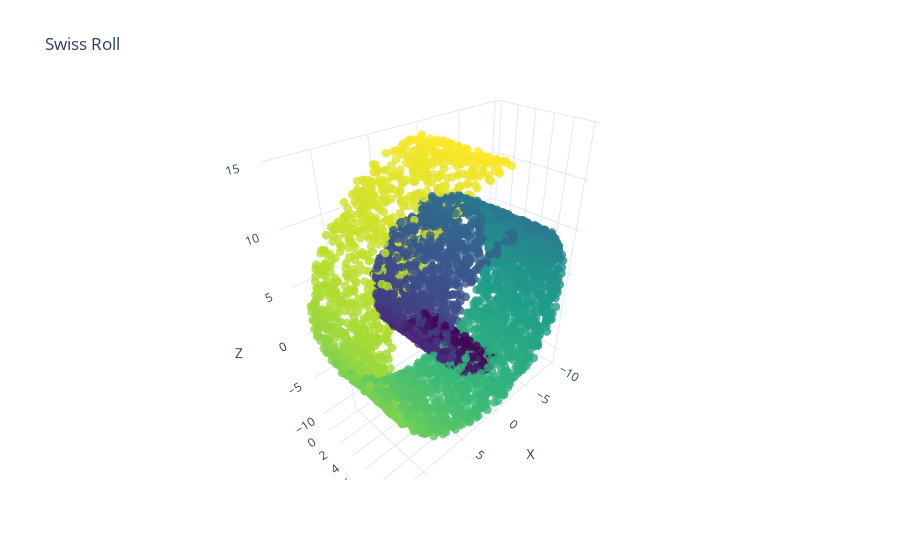

The code cell stored with this chart in its notebook:
### Markdown cell above
### Generating and Plotting 2D Swiss roll in 3D

### Code cell
from src.generate_data import generate_dataset
from src.make_plots import plot_swiss_roll_3d

# Step 1: Generate swiss roll
data = generate_dataset(
    name="swiss_roll",
    n_samples=5000,
    embed_dim=3,        # We want 2D swiss roll in 3D
    noise_sigma=0.1,
    random_state=42,
)

X = data["X"]   # (5000, 3)
u = data["u"]   # (5000,) parameter, nice for coloring

# Step 2: Plot swiss roll
fig = plot_swiss_roll_3d(X, color=u, title="Swiss Roll")
fig.show()

### Figure 1 — Plotly figure (JSON) as saved in the notebook; plotly's stock layout.template omitted (floating-point values rounded to 4 significant figures; data arrays with more than 128 entries replaced by an {"elided": "..."} marker saying what was removed)
{"data": [{"marker": {"color": {"elided": "5000 float values"}, "colorscale": [[0, "#440154"], [0.1111, "#482878"], [0.2222, "#3e4989"], [0.3333, "#31688e"], [0.4444, "#26828e"], [0.5556, "#1f9e89"], [0.6667, "#35b779"], [0.7778, "#6ece58"], [0.8889, "#b5de2b"], [1, "#fde725"]], "opacity": 0.8, "size": 3}, "mode": "markers", "type": "scatter3d", "x": {"elided": "5000 float values"}, "y": {"elided": "5000 float values"}, "z": {"elided": "5000 float values"}}], "layout": {"scene": {"xaxis": {"title": {"text": "X"}}, "yaxis": {"title": {"text": "Y"}}, "zaxis": {"title": {"text": "Z"}}}, "title": {"text": "Swiss Roll"}}}
